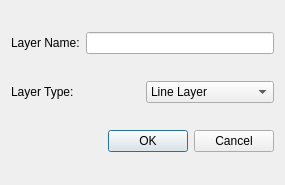
<?xml version="1.0" encoding="UTF-8"?>
<ui version="4.0">
 <class>NewLayerDialog</class>
 <widget class="QDialog" name="NewLayerDialog">
  <property name="geometry">
   <rect>
    <x>0</x>
    <y>0</y>
    <width>285</width>
    <height>185</height>
   </rect>
  </property>
  <property name="windowTitle">
   <string>Dialog</string>
  </property>
  <layout class="QVBoxLayout" name="verticalLayout">
   <item>
    <layout class="QHBoxLayout" name="horizontalLayout">
     <item>
      <widget class="QLabel" name="label">
       <property name="text">
        <string>Layer Name:</string>
       </property>
      </widget>
     </item>
     <item>
      <widget class="QLineEdit" name="lineEdit"/>
     </item>
    </layout>
   </item>
   <item>
    <layout class="QHBoxLayout" name="horizontalLayout_2">
     <item>
      <widget class="QLabel" name="label_2">
       <property name="text">
        <string>Layer Type:</string>
       </property>
      </widget>
     </item>
     <item>
      <widget class="QComboBox" name="comboBox">
       <item>
        <property name="text">
         <string>Line Layer</string>
        </property>
       </item>
       <item>
        <property name="text">
         <string>Area Layer</string>
        </property>
       </item>
       <item>
        <property name="text">
         <string>ImageLayer</string>
        </property>
       </item>
       <item>
        <property name="text">
         <string>OCT Layer</string>
        </property>
       </item>
       <item>
        <property name="text">
         <string>NIR Layer</string>
        </property>
       </item>
       <item>
        <property name="text">
         <string>CFP Layer</string>
        </property>
       </item>
       <item>
        <property name="text">
         <string>HRF Layer</string>
        </property>
       </item>
       <item>
        <property name="text">
         <string>Drusen layer</string>
        </property>
       </item>
       <item>
        <property name="text">
         <string>RPE Layer</string>
        </property>
       </item>
       <item>
        <property name="text">
         <string>BM Layer</string>
        </property>
       </item>
       <item>
        <property name="text">
         <string>EZ Layer</string>
        </property>
       </item>
      </widget>
     </item>
    </layout>
   </item>
   <item>
    <widget class="QDialogButtonBox" name="buttonBox">
     <property name="orientation">
      <enum>Qt::Horizontal</enum>
     </property>
     <property name="standardButtons">
      <set>QDialogButtonBox::Cancel|QDialogButtonBox::Ok</set>
     </property>
    </widget>
   </item>
  </layout>
 </widget>
 <resources/>
 <connections>
  <connection>
   <sender>buttonBox</sender>
   <signal>accepted()</signal>
   <receiver>NewLayerDialog</receiver>
   <slot>accept()</slot>
   <hints>
    <hint type="sourcelabel">
     <x>248</x>
     <y>254</y>
    </hint>
    <hint type="destinationlabel">
     <x>157</x>
     <y>274</y>
    </hint>
   </hints>
  </connection>
  <connection>
   <sender>buttonBox</sender>
   <signal>rejected()</signal>
   <receiver>NewLayerDialog</receiver>
   <slot>reject()</slot>
   <hints>
    <hint type="sourcelabel">
     <x>316</x>
     <y>260</y>
    </hint>
    <hint type="destinationlabel">
     <x>286</x>
     <y>274</y>
    </hint>
   </hints>
  </connection>
 </connections>
</ui>
